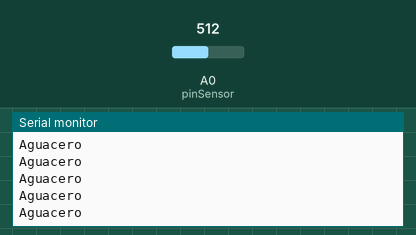
A sketch run on a simulated Arduino Uno, built with avr-gcc and run on an emulated ATmega328P. Shown: the last lines printed to the serial monitor. The inputs (shaded band) are chosen by the test bench; at power-on: A0 (pinSensor) = 512.

Above: at 1.2 s.
1.3 s: A0 (pinSensor) set to 584
4.3 s: A0 (pinSensor) set to 616
At 5.3 s:
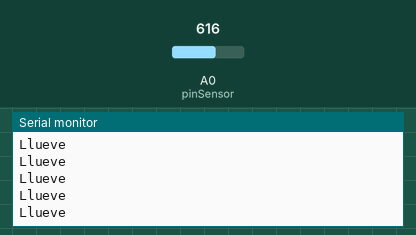
6.2 s: A0 (pinSensor) set to 590
At 7.1 s:
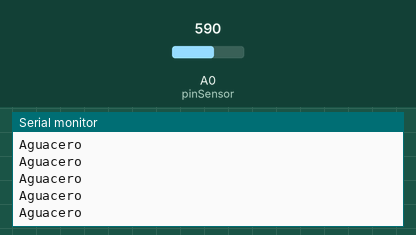
9.2 s: A0 (pinSensor) set to 610
At 9.8 s:
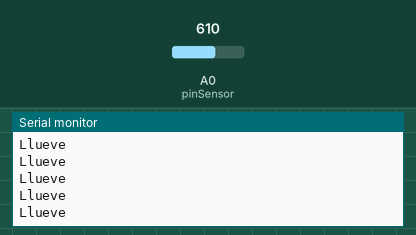
12.2 s: A0 (pinSensor) set to 290
At 13.0 s:
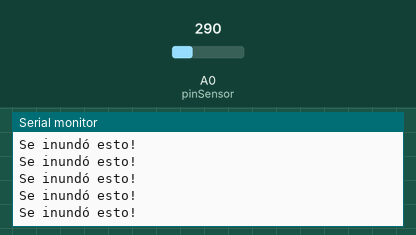
14.1 s: A0 (pinSensor) set to 317
At 14.8 s:
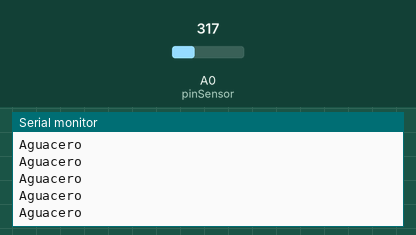

Measured:
- the behaviour switches between 600 and 601 on A0 (pinSensor) (found by bisection; images 0 and 1)
- the behaviour switches between 300 and 301 on A0 (pinSensor) (found by bisection; images 4 and 5)
- after the input at 4.3 s, the serial monitor: prints a new line after 0.07 s (image 1)
- after the input at 12.2 s, the serial monitor: prints a new line after 0.07 s (image 4)
- after the input at 14.1 s, the serial monitor: prints a new line after 0.08 s (image 5)

The sketch:

lluvia.ino
```cpp
int pinSensor=A0;
void setup()
{
  Serial.begin(9600);
}
void loop()
{
  int valor = analogRead(pinSensor);
  if (valor > 950)
    Serial.println("No hay lluvia");
  else if (valor <= 950 && valor >600 )
  {
    Serial.println("Llueve");
  }
  else if (valor <= 600 && valor > 300)
  {
    Serial.println("Aguacero");
  }
  else
  {
    Serial.println("Se inundó esto!");
  }
  delay(1);
}
```
